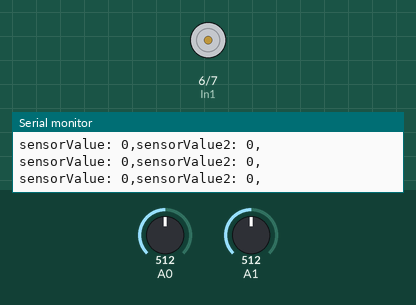
Recording of a sketch running on a simulated Arduino Uno, built with avr-gcc and run on an emulated ATmega328P. Shown: motor-driver pin pairs drawn as motors (green arrow = first pin HIGH = forward, orange = second pin HIGH = backward, longer = more drive, scaled by the enable pin), the last lines printed to the serial monitor. Inputs (shaded band) come from the test bench; at power-on: A0 = 512, A1 = 512.

Above: at 1.2 s.
1.3 s: A0 set to 536
At 2.2 s:
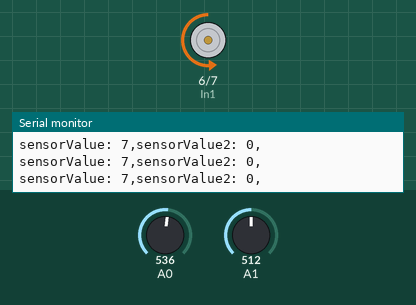
2.9 s: A1 set to 716
At 3.6 s:
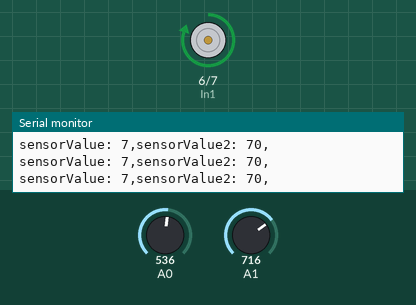
4.7 s: A1 set to 511
At 6.1 s:
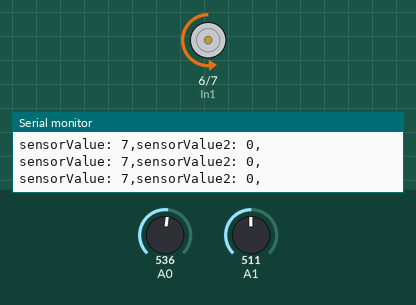
6.4 s: A0 set to 511
At 7.3 s:
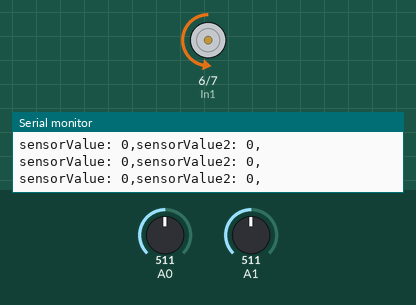
8.0 s: A0 set to 716
At 8.5 s:
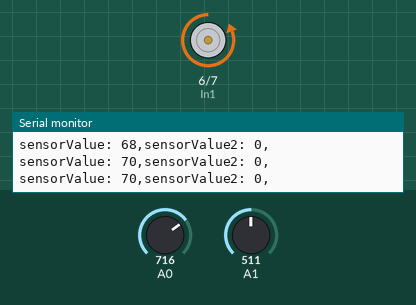
Timing chart, 0 to 10.6 s (numbered marks = the images above; inputs shaded):
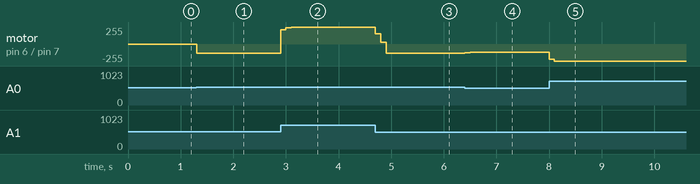

Measured:
- the behaviour switches between 517 and 518 on A0 (found by bisection; images 0 and 1)
- after the input at 1.3 s, motor on pin 6 (In1) / pin 7 (In2): stopped → backward 137/255 at once, → backward 141/255 0.10 s later
- after the input at 2.9 s, motor on pin 6 (In1) / pin 7 (In2): backward 141/255 → forward 211/255 at once, → forward 241/255 0.10 s later, → forward 249/255 0.10 s later, → forward 253/255 0.10 s later
- after the input at 4.7 s, motor on pin 6 (In1) / pin 7 (In2): forward 253/255 → forward 153/255 at once, → forward 23/255 0.10 s later, → backward 141/255 0.10 s later
- after the input at 6.4 s, motor on pin 6 (In1) / pin 7 (In2): backward 141/255 → backward 129/255 at once, → backward 127/255 0.10 s later
- after the input at 8.0 s, motor on pin 6 (In1) / pin 7 (In2): backward 127/255 → backward 225/255 at once, → backward 255/255 0.10 s later

The sketch:

sketch_may10a.ino
```cpp
unsigned long lasTime = 0, sampleTime = 0;
double lastinput = 0;

float t = 0.0, error = 0.0, alfa = 0.0, k =0.0, Ki = 0, Ite = 0;
double lastsensorValue = 0.0, lastsensorValue2 = 0.0;

float Pt = 0.0,Dt = 0.0,It = 0.0;

float outMax = 0.0, outMin = 0.0;
float u = 0.0;

const byte In1 = 6;
const byte In2 = 7;
const byte Ena = 10;

void setup() {
  // put your setup code here, to run once:
  Serial.begin(9600);

  pinMode (A0,INPUT);
  pinMode (A1,INPUT);
  pinMode (In1,OUTPUT);
  pinMode (In2,OUTPUT);
  pinMode (Ena,OUTPUT);

  sampleTime = 100;
}

void loop() {
  // put your main code here, to run repeatedly:
  if (millis()- lasTime >= sampleTime){
    lasTime=millis();
    alfa = 0.7;

    int sensorValue = analogRead(A0);
    sensorValue = map(sensorValue, 0, 1023, -180, 180 );
    sensorValue = alfa*(sensorValue)+(1-alfa)*lastsensorValue;

    int sensorValue2 = analogRead(A1);
    sensorValue2 = map(sensorValue2, 0, 1023, -180, 180 );
    sensorValue2 = alfa*(sensorValue2)+(1-alfa)*lastsensorValue2;

    Serial.print("sensorValue: ");Serial.print(sensorValue);Serial.print(",");
    Serial.print("sensorValue2: ");Serial.print(sensorValue2);Serial.print(",");
    Serial.println();

    k = 2.0; //ganancia
    Ki = 0.5;
    error = sensorValue-sensorValue2;
    Pt = error;
    Ite += error*sampleTime;
    outMax = 255;
    outMin = -255;
    if (Ite>outMax)Ite = outMax;else if(Ite<outMin)Ite = outMin;

    u = k*Pt+Ki*Ite;


  if (u >0)
  {
    digitalWrite(In1,LOW);
    digitalWrite(In2,HIGH);

  }
  else
  {
    digitalWrite (In2,LOW);
    digitalWrite (In1,HIGH);
  }
  int PWM = abs (u);
  analogWrite (Ena,PWM);

  lastinput = sensorValue;
  lastsensorValue = sensorValue;
  lastsensorValue2 = sensorValue2;
  }
}
```
